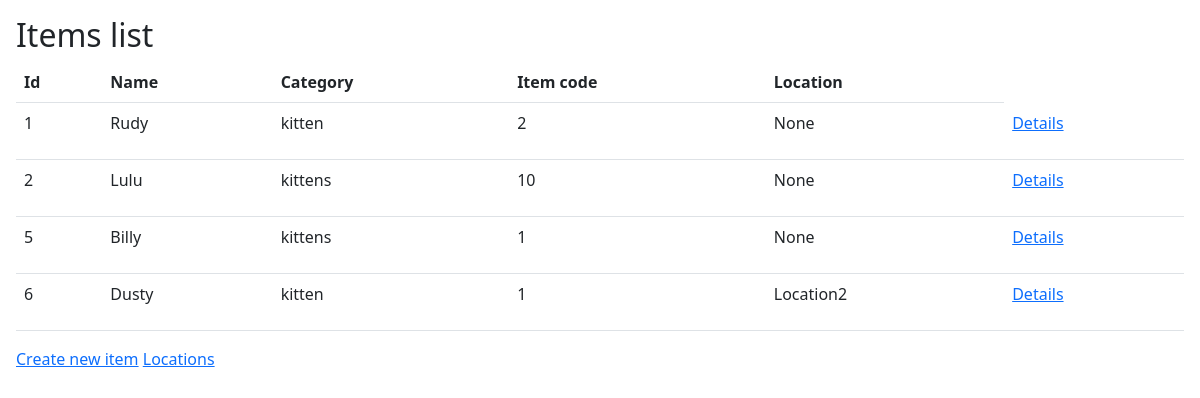
The app's page /, older data.
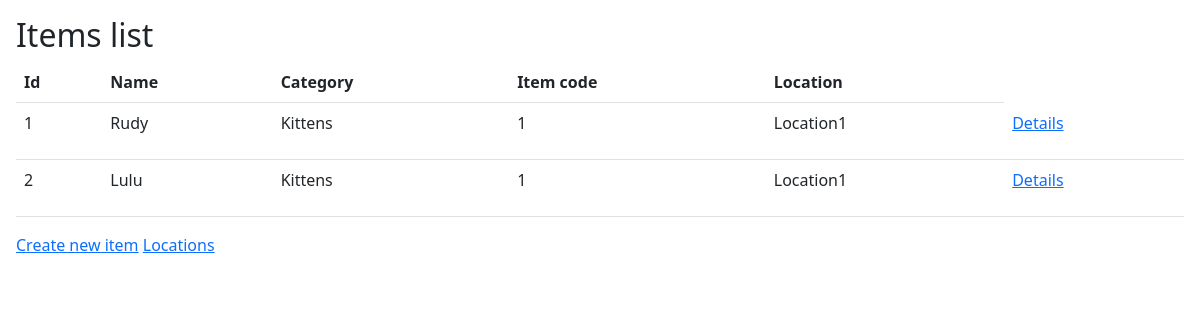
The same page, newer data.
### inventory/models.py (models this page shows, shortened)
class Item(models.Model):
    name = models.CharField(max_length=256)
    item_code = models.IntegerField()
    category = models.CharField(max_length=128, blank=True)
    added_on = models.DateTimeField(auto_now_add=True)
    location = models.ForeignKey(Location, on_delete=models.SET_NULL, blank=True, null=True)

class Location(models.Model):
    name = models.CharField(max_length=128)
    def __str__(self) -> str:
        return self.name

### inventory/views.py (the view)
# urls.py: path('', views.list, name='list'),
def list(request):
    items_list = Item.objects.all()
    context = {'items_list': items_list}
    return render(request, 'inventory/index.html', context)

### inventory/templates/inventory/index.html (shortened to what this page needs)
{% extends 'inventory/base/base.html' %}
{% block body %}
<div>
    <h2> Items list</h2>
    {% if items_list %}
        <table class="table">
            <tr>
                <th>Id</th>
                <th>Name</th>
                <th>Category</th>
                <th>Item code</th>
                <th>Location</th>
            </tr>
            {% for item in items_list %}
            <tr>
                <td><p>{{ item.id }} </p> </td>
                <td><p>{{ item.name }} </p> </td>
                <td><p>{{ item.category }} </p> </td>
                <td><p>{{ item.item_code }} </p> </td>
                <td><p>{{ item.location }} </p> </td>
                <td><a href="{% url 'inventory:detail' item.id %}">Details </a> </td>
            </tr>
            {% endfor %}
        </table>
    {% else %}
        <p> Inventory empty</p>
    {% endif %}
    <a href="{% url 'inventory:create' %}">Create new item</a>
    <a href="{% url 'inventory:location_list' %}">Locations</a>
</div>
{% endblock %}

### inventory/templates/inventory/base/base.html (shortened to what this page needs)
<!DOCTYPE html>
<html lang="en">
<head>
    <link href="https://cdn.jsdelivr.net/npm/bootstrap@5.2.0-beta1/dist/css/bootstrap.min.css" rel="stylesheet">
</head>
<body>
    <div class="container-fluid p-3">
        {% block body %}{% endblock %}
    </div>
</body>
</html>

Row changes from the older to the newer data that the page shows:
removed Item: id "5", name "Billy", category "kittens", item_code "1", location "None"
removed Item: id "6", name "Dusty", category "kitten", item_code "1", location "Location2"
changed Item "Rudy": category "kitten" → "Kittens"; item_code "2" → "1"; location "None" → "Location1"
changed Item "Lulu": category "kittens" → "Kittens"; item_code "10" → "1"; location "None" → "Location1"
